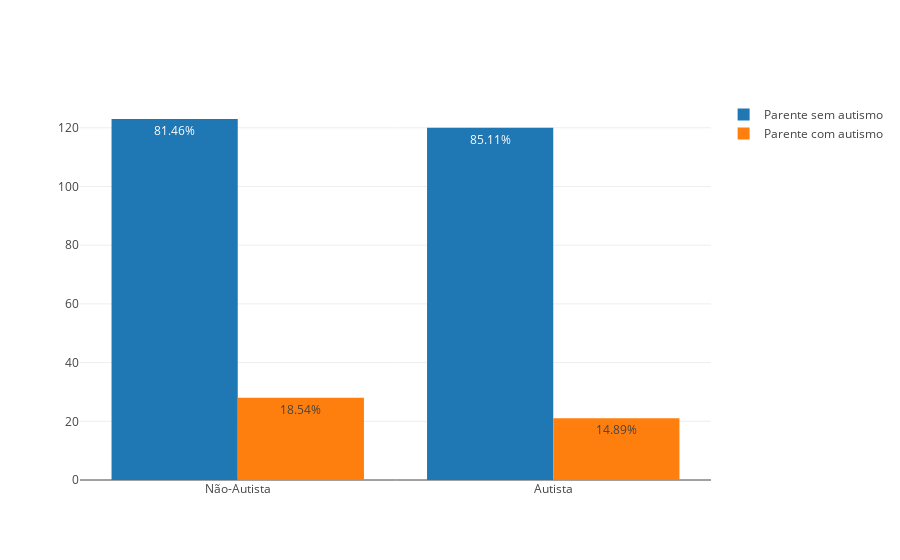

The code cell stored with this chart in its notebook:
### Markdown cell above
### Herança genética das crianças com autismo

O fato de ter alguém com autismo na família pode indicar que outras pessoas nessa família teram autismo?

### Code cell
# Agrupando casos de autismo em parentes com os pacientes analisados do dataset
parentes = df.groupby('austim')['Class/ASD'].value_counts()

com_parente_e_autista = parentes['yes']['YES']
sem_parente_e_autista = parentes['no']['YES']
com_parente_e_nao_autista = parentes['yes']['NO']
sem_parente_e_nao_autista =  parentes['no']['NO']


total_nao_autista = com_parente_e_nao_autista + sem_parente_e_nao_autista
total_autista = com_parente_e_autista + sem_parente_e_autista

g1 = [sem_parente_e_nao_autista/total_nao_autista, sem_parente_e_autista/total_autista ]
g2 = [com_parente_e_nao_autista/total_nao_autista, com_parente_e_autista/total_autista]

def percent_format(x):
    return '{:.2f}%'.format(100 * x)

# Criando gráfico para visualização
trace_psa = go.Bar(x = new_x,
                  y = list(parentes[:2]),
                  text = [percent_format(x) for x in g1],
                  textposition = 'auto',
                  name = 'Parente sem autismo')

trace_pca = go.Bar(x = new_x,
                  y = list(parentes[2:]),
                  text = [percent_format(x) for x in g2],
                  textposition = 'auto',
                  name = 'Parente com autismo')

data3 = [trace_psa,trace_pca]

layout2 = go.Layout(barmode = 'group')

fig2 = go.Figure(data=data3, layout = layout2)

py.iplot(fig2)

### Figure 1 — Plotly figure (JSON) as saved in the notebook; plotly's stock layout.template omitted (floating-point values rounded to 4 significant figures)
{"data": [{"name": "Parente sem autismo", "text": ["81.46%", "85.11%"], "textposition": "auto", "type": "bar", "uid": "f97c59bb-b1cc-4e62-b145-7a9103fd16aa", "x": ["Não-Autista", "Autista"], "y": [123, 120]}, {"name": "Parente com autismo", "text": ["18.54%", "14.89%"], "textposition": "auto", "type": "bar", "uid": "133df3ec-ce52-47a7-8e59-0fe48ee9add9", "x": ["Não-Autista", "Autista"], "y": [28, 21]}], "layout": {"barmode": "group"}}
